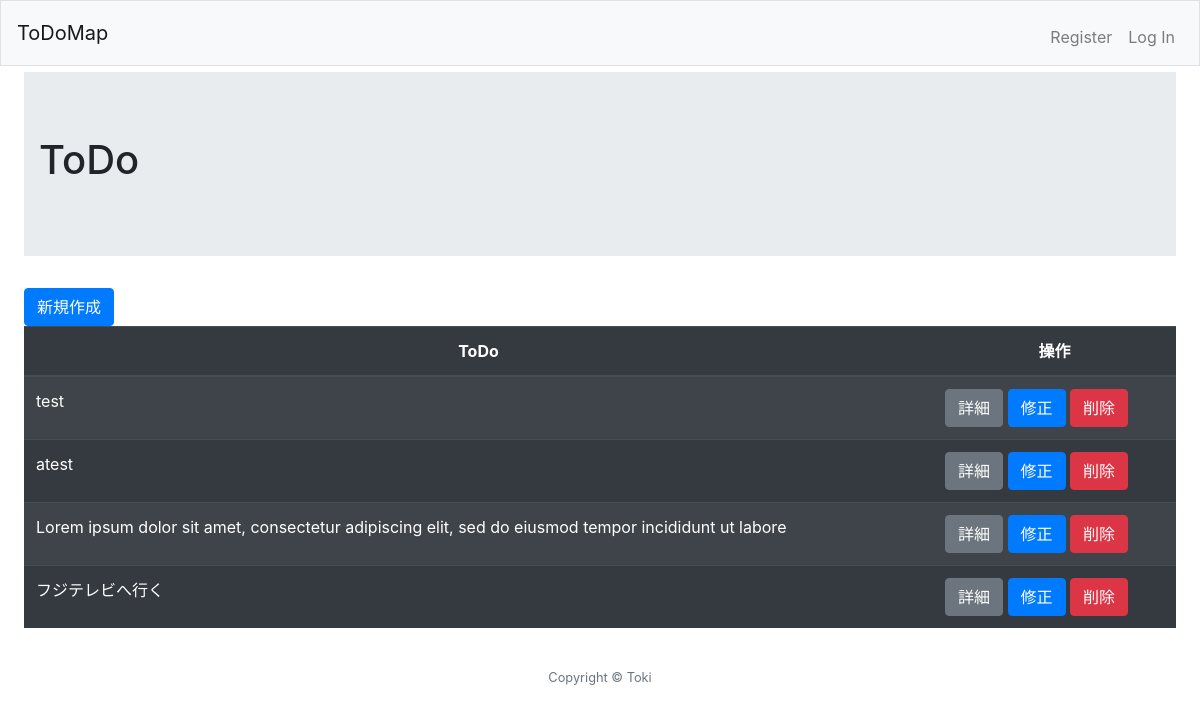
The app's page /, older data.
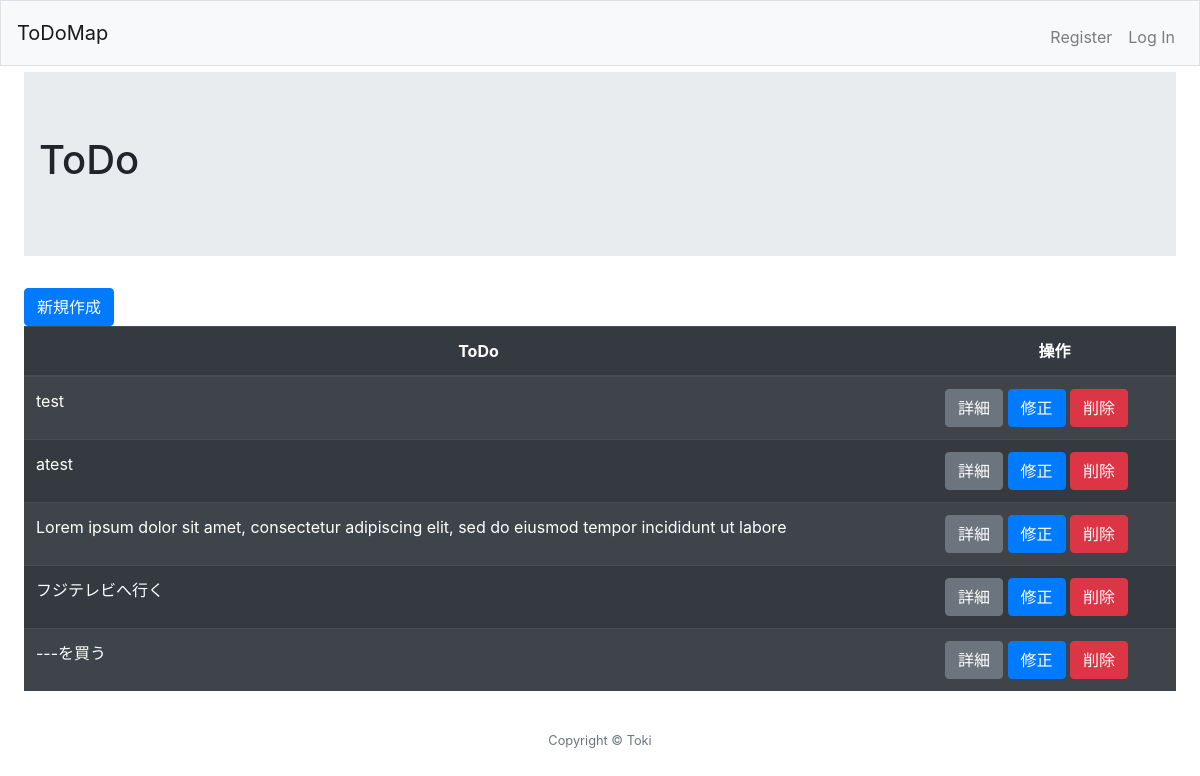
The same page, newer data.
### todo/models.py (models this page shows, shortened)
class Todo(models.Model):
  todo = models.CharField('ToDo', max_length=100, blank=False)
  created_at = models.DateTimeField('作成日時', auto_now_add=True)
  updated_at = models.DateTimeField('更新日時',auto_now=True)
  adress = models.CharField('住所', max_length=100, blank=False)
  lat = models.DecimalField('緯度', max_digits=9, decimal_places=6)
  lng = models.DecimalField('経度', max_digits=9, decimal_places=6)

### todo/views.py (the view)
# urls.py: path('', views.Index.as_view(), name='index'),
class Index(ListView):
  template_name = "todo/index.html"
  model = Todo
  paginate_by = 10 # ページネーションが5ページまで

### templates/todo/index.html (shortened to what this page needs)
{% extends 'todo/base.html' %}
{% block jumbotron %}
  ToDo
{% endblock %}
{% block content %}
<div>
  <a class="btn btn-primary" href="{% url 'todo:create' %}">新規作成</a>
  <table class="table table-striped table-dark">
    <thead>
      <tr>
        <th scope="col" class="text-center">ToDo</th>
        <th scope="col" class="text-center">操作</th>
      </tr>
    </thead>
    <tbody>
      {% for item in object_list %}
      <tr>
        <td>{{ item.todo }}</td>
        <td>
          <a class="btn btn-secondary" href="{% url 'todo:detail' pk=item.id %}">詳細</a>
          <a class="btn btn-primary" href="{% url 'todo:update' pk=item.id %}">修正</a>
          <a class="btn btn-danger" href="{% url 'todo:delete' pk=item.id %}">削除</a>
        </td>
      </tr>
      {% endfor %}
    </tbody>
  </table>
</div>
{% endblock %}

### templates/todo/base.html (shortened to what this page needs)
{% load static %}
<!DOCTYPE html>
<html lang="en">
<head>
  <link rel="stylesheet" href="https://stackpath.bootstrapcdn.com/bootstrap/4.5.0/css/bootstrap.min.css">
  <link rel="stylesheet" href="{% static 'todo/css/style.css' %}">
</head>
<body class="pt-5">
  <header>
    <nav class="navbar navbar-expand-md navbar-light bg-light fixed-top border">
      <a class="navbar-brand" href="/">ToDoMap</a>
      <div class="collapse navbar-collapse" id="navbar">
        {% if session.user_id %}
          <ul class="navbar-nav ml-auto mt-2">
            <li class="nav-item"><a class="nav-link" href="/logout">Log Out</a></li>
          </ul>
        {% else %}
          <ul class="navbar-nav ml-auto mt-2">
            <li class="nav-item"><a class="nav-link" href="/register">Register</a></li>
            <li class="nav-item"><a class="nav-link" href="/login">Log In</a></li>
          </ul>
        {% endif %}
      </div>
    </nav>
  </header>
  <main class="container-fluid p-4">
    <div class="jumbotron jumbotron-fluid">
      <div class="container-fluid">
        <h1>{% block jumbotron %}{% endblock %}</h1>
      </div>
    </div>
      {% block content %}{% endblock %}
  </main>
  <footer class="continer px-5 small text-center text-muted">
    <p>Copyright &#169; Toki</p>
  </footer>
</body>
</html>

Row changes from the older to the newer data that the page shows:
added Todo: todo "---を買う"
